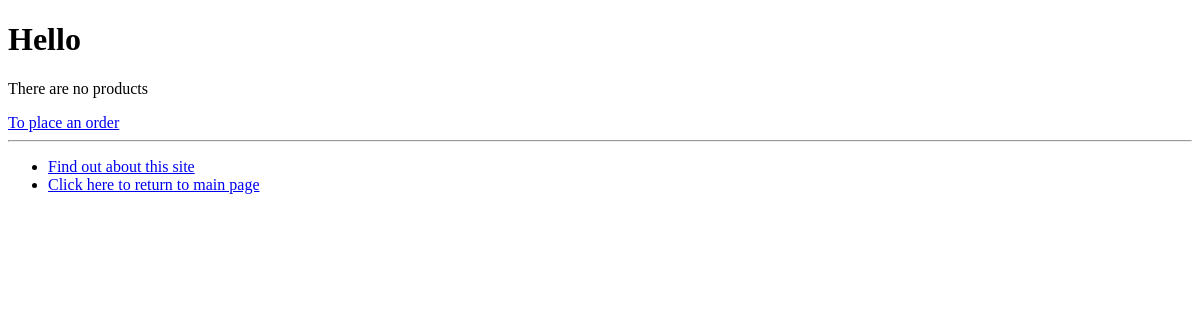
/storeapp/products, run on an earlier commit of the app's database.
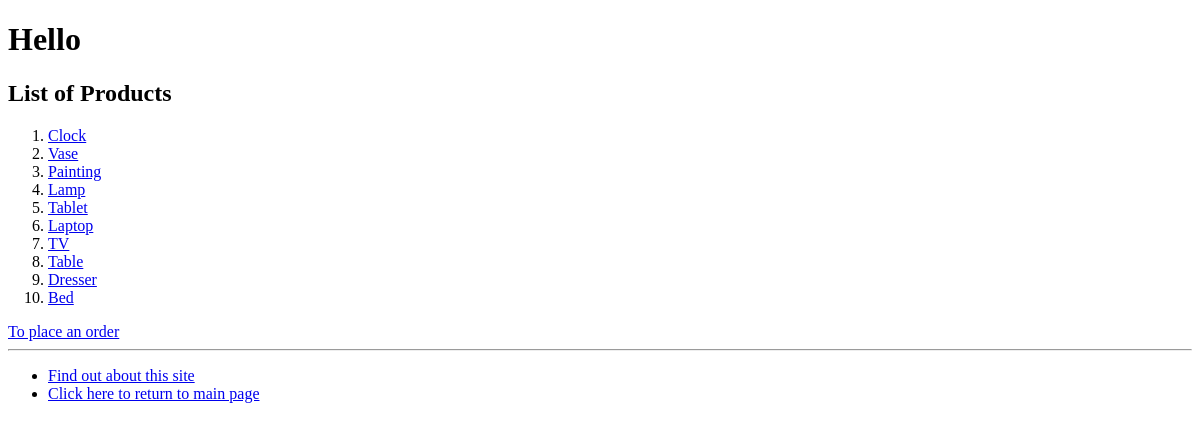
And on a later commit of the database.
### storeapp/models.py (models this page shows, shortened)
class Product(models.Model):
    category = models.ForeignKey(Category, related_name='products', on_delete=models.CASCADE)
    name = models.CharField(max_length=200)
    price = models.DecimalField(max_digits=10, decimal_places=2)
    stock = models.PositiveIntegerField(default=100, validators={})
    available = models.BooleanField(default=True)
    description = models.TextField(max_length=200, null=True, blank=True)
    interested = models.PositiveIntegerField(default=0)

### storeapp/views.py (the view)
# urls.py: path(r'products', views.products, name='products'),
def products(request):
    prodlist = Product.objects.all().order_by('id')[:10]
    return render(request, 'storeapp/products.html', {'prodlist': prodlist})

### storeapp/templates/storeapp/products.html
{% extends 'storeapp/base.html' %}
{% block body_block %}
    {% if prodlist %}
        <h2>List of Products</h2>
        <ol>
            {% for prod in prodlist %}
                <li><a href="{% url 'storeapp:productdetail' prod.id %}">{{ prod.name }}</a></li>
            {%  endfor %}
        </ol>
    {% else %}
        <p>There are no products</p>
    {% endif %}
    <a href = "{% url 'storeapp:place_order' %}">To place an order</a>
{% endblock %}

What changed in the data, as far as the page shows it:
added Product: name "Clock"
added Product: name "Vase"
added Product: name "Painting"
added Product: name "Lamp"
added Product: name "Tablet"
added Product: name "Laptop"
added Product: name "TV"
added Product: name "Table"
added Product: name "Dresser"
added Product: name "Bed"
Also different on the page:
text no longer shown: "There are no products"
text now shown: "List of Products"
